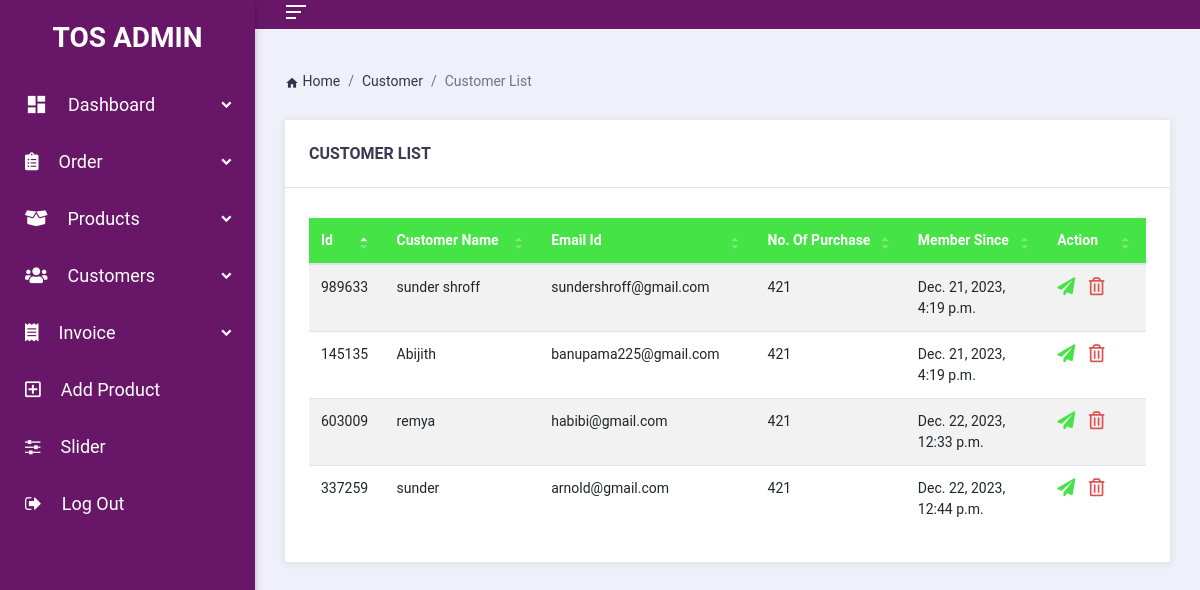
Page /customer/ (signed in) on the earlier database version.
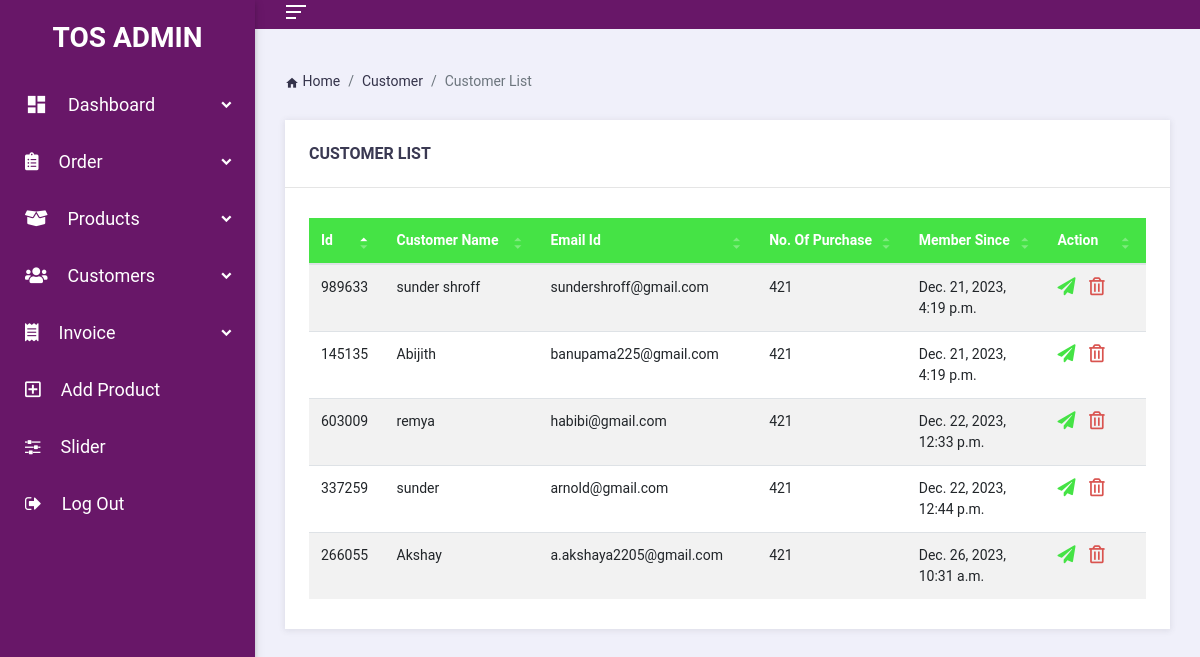
Same page on the later database version.
### TunShopApp/models.py (models this page shows, shortened)
class userRegistrationModel(models.Model):
    user = models.OneToOneField(User, on_delete=models.CASCADE, null=True)
    uid = models.IntegerField(unique=True, null=True)
    name = models.TextField(null=True)
    email = models.EmailField(max_length=100, null=True)
    door_no = models.TextField(null=True)
    street = models.TextField(null=True)
    city = models.TextField(null=True)
    state = models.TextField(null=True)
    country = models.TextField(null=True)
    pin_code = models.TextField(null=True)
    near_land_mark = models.TextField(null=True)
    mobile = models.IntegerField(null=True)
    password = models.CharField(max_length=50, null=True)
    registered_date = models.DateTimeField(auto_now_add=True)

### TunShopApp/views.py (the view)
# urls.py: path('customer/', views.customer),
@login_required(login_url="/login_admin/")
def customer(request):
    all_customer = userRegistrationModel.objects.all()
    context = {
        'all_customer':all_customer
    }
    return render(request, "customer.html",context)

### TunShopApp/templates/customer.html (shortened to what this page needs)
<!DOCTYPE html>
<html lang="en">
{% load static %}
<head>
  <link href="{% static 'css/all.min.css' %}" rel="stylesheet">
  <link rel="stylesheet" href="{% static 'css/flaticon.css' %}">
  <link href="{% static 'css/bootstrap.min.css' %}" rel="stylesheet">
  <link href="{% static 'css/jquery-ui.min.css' %}" rel="stylesheet">
  <link href="{% static 'css/datatables.min.css' %}" rel="stylesheet">
  <link href="{% static 'css/style.css' %}" rel="stylesheet">
  <link rel="stylesheet" href="https://cdnjs.cloudflare.com/ajax/libs/font-awesome/4.7.0/css/font-awesome.min.css">
</head>
<body class="ms-body ms-aside-left-open ms-primary-theme ">
  {% include "sidebar.html" %}
  <main class="body-content">
    <nav class="navbar ms-navbar">
      <div class="ms-aside-toggler ms-toggler pl-0" data-target="#ms-side-nav" data-toggle="slideLeft">
        <span class="ms-toggler-bar bg-primary"></span>
        <span class="ms-toggler-bar bg-primary"></span>
        <span class="ms-toggler-bar bg-primary"></span>
      </div>
    </nav>
    <div class="ms-content-wrapper">
      <div class="row">
        <div class="col-md-12">
          <nav aria-label="breadcrumb">
            <ol class="breadcrumb pl-0">
              <li class="breadcrumb-item"><a href="#"><i class="material-icons">home</i> Home</a></li>
              <li class="breadcrumb-item"><a href="#">Customer</a></li>
              <li class="breadcrumb-item active" aria-current="page">Customer List</li>
            </ol>
          </nav>
        </div>
        <div class="col-md-12">
          <div class="ms-panel">
            <div class="ms-panel-header">
              <h6>Customer List</h6>
            </div>
            <div class="ms-panel-body">
              <div class="table-responsive">
         <table id="data-table" class="table table-striped thead-primary w-100 dataTable no-footer" role="grid" aria-describedby="data-table-6_info" style="width: 1160px;">
          <thead>
            <tr role="row">
              <th class="sorting_asc" tabindex="0" aria-controls="data-table-6" rowspan="1" colspan="1" aria-sort="ascending" aria-label="Id: activate to sort column descending" style="width: 41px;">Id</th>
              <th class="sorting" tabindex="0" aria-controls="data-table-6" rowspan="1" colspan="1" aria-label="Customer Name: activate to sort column ascending" style="width: 199px;">Customer Name</th>
              <th class="sorting" tabindex="0" aria-controls="data-table-6" rowspan="1" colspan="1" aria-label="Email Id: activate to sort column ascending" style="width: 215px;">Email Id</th>
              <th class="sorting" tabindex="0" aria-controls="data-table-6" rowspan="1" colspan="1" aria-label="No. Of Purchase: activate to sort column ascending" style="width: 191px;">No. Of Purchase</th>
              <th class="sorting" tabindex="0" aria-controls="data-table-6" rowspan="1" colspan="1" aria-label="Member Since: activate to sort column ascending" style="width: 173px;">Member Since</th>
              <th class="sorting" tabindex="0" aria-controls="data-table-6" rowspan="1" colspan="1" aria-label="Action: activate to sort column ascending" style="width: 89px;">Action</th>
            </tr>
          </thead>
          <tbody>
            {% for i in all_customer  %}
            <tr role="row" class="odd">
              <td class="sorting_1">{{i.uid}}</td>
              <td> {{i.name}}</td>
              <td>{{i.email}}</td>
              <td>421</td>
              <td>{{i.registered_date}}</td>
              <td><a ><i class="fas fa-paper-plane ms-text-primary"></i> </a>
                <a href="/customer_delete/{{i.uid}}"></a><i class="far fa-trash-alt ms-text-danger"></i></a></td>
            </tr>
            {% endfor %}
          </tbody>
        </table>
              </div>
            </div>
          </div>
        </div>
      </div>
    </div>
  </main>
</body>
</html>

Differences in the rows shown:
added userRegistrationModel: uid "266055", name "Akshay", email "a.akshaya2205@gmail.com", registered_date "Dec. 26, 2023, 10:31 a.m."
